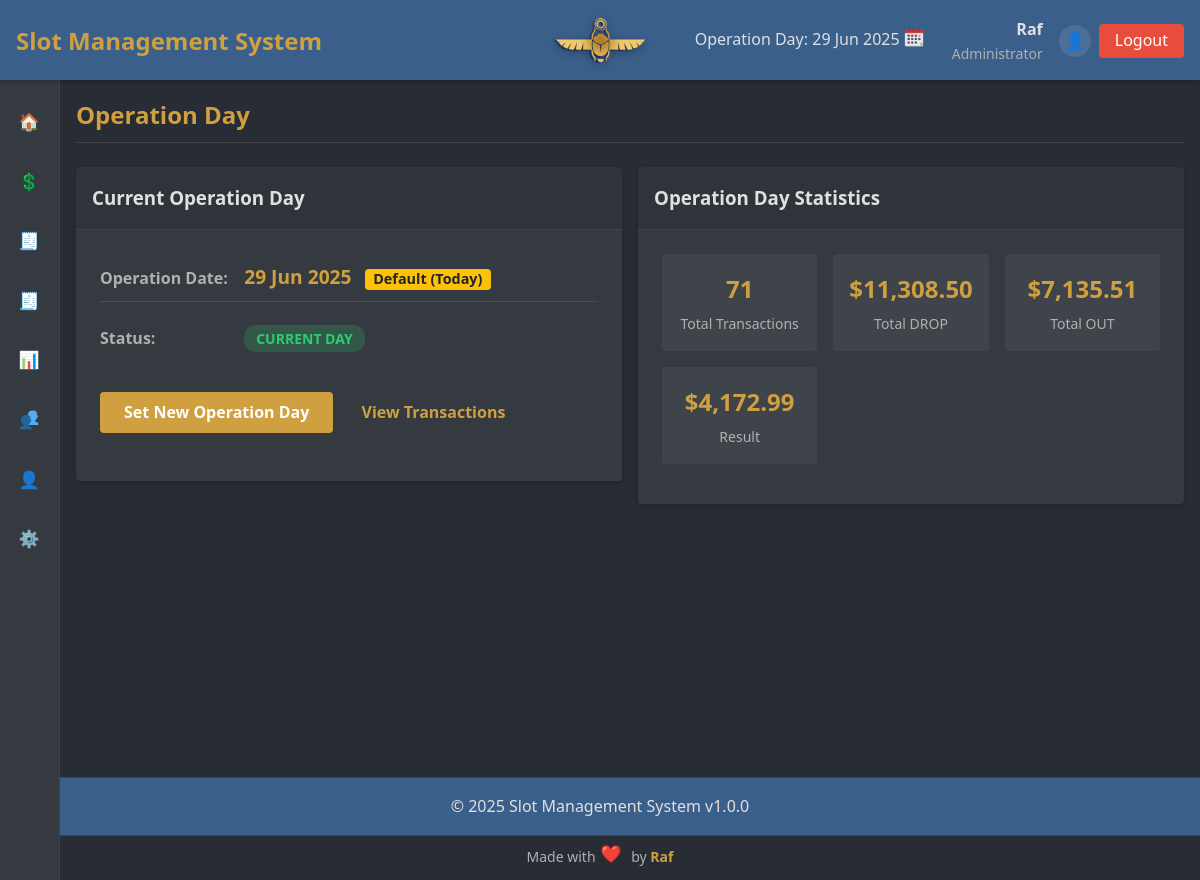
Page /index.php?page=operation_day (signed in) on the earlier database version.
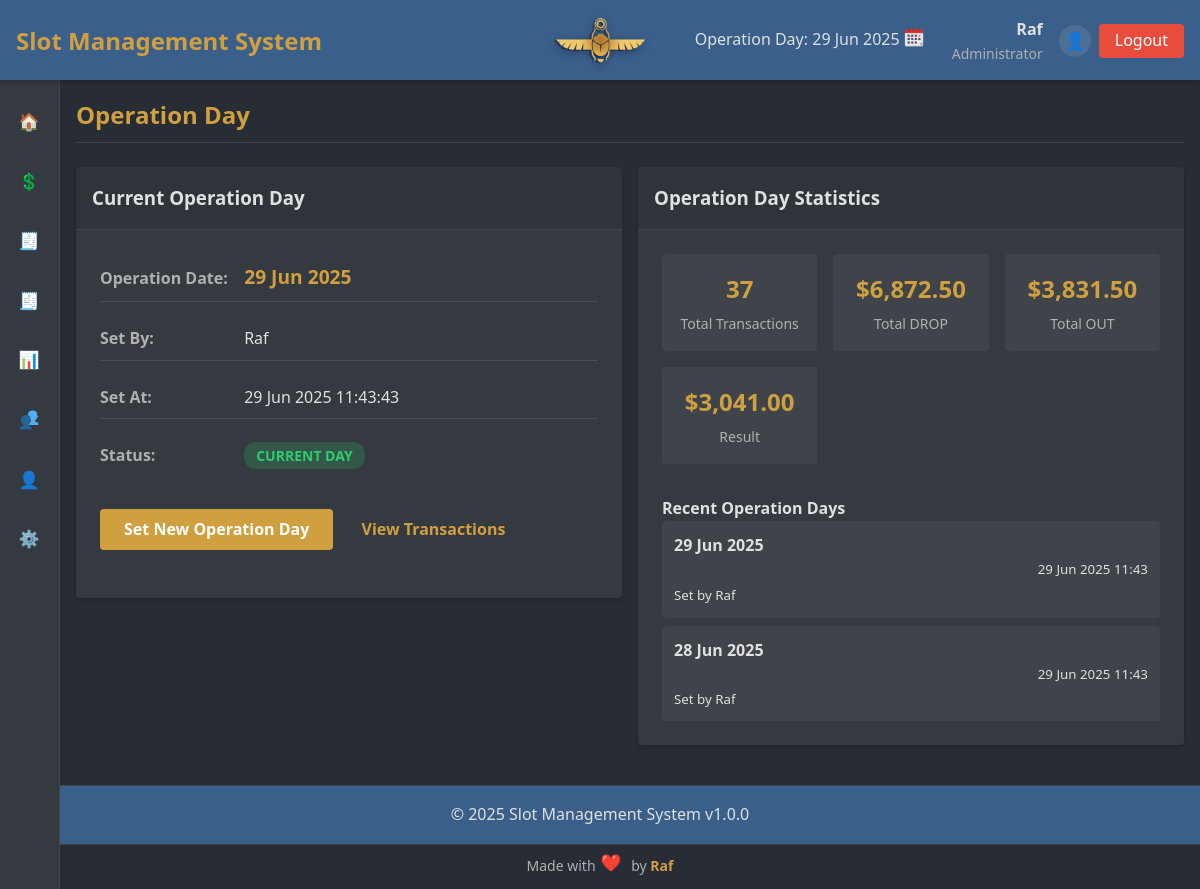
Same page on the later database version.
### tables this page shows
CREATE TABLE `operation_day` (
  `id` int NOT NULL AUTO_INCREMENT,
  `operation_date` date NOT NULL,
  `set_by_user_id` int NOT NULL,
  `set_by_username` varchar(50) NOT NULL,
  `notes` text,
  `created_at` timestamp NULL DEFAULT CURRENT_TIMESTAMP,
  PRIMARY KEY (`id`),
  KEY `set_by_user_id` (`set_by_user_id`),
  KEY `idx_operation_date` (`operation_date`),
  KEY `idx_created_at` (`created_at`)
);

### config/config.php (called while the page is built, shortened)
<?php
$app_name = 'Slot Management System';
$app_version = '1.0.0';
    ?>
    <?php
$user_roles = [
    'admin' => 'Administrator',
    'editor' => 'Editor',
    'viewer' => 'Viewer'
];
?>

### includes/functions.php (called while the page is built, shortened)
<?php
if (!function_exists('format_datetime')) {
    function format_datetime($timestamp, $format = 'd M Y H:i:s') {
        try {
            $dt = new DateTime($timestamp, new DateTimeZone('UTC'));
            $dt->setTimezone(new DateTimeZone('Africa/Cairo'));
            return $dt->format($format);
        } catch (Exception $e) {
            return 'Invalid date';
        }
    }
}
function format_currency($amount) {
    return '$' . number_format((float)$amount, 2);
}
function format_date($dateString) {
    return date('d M Y', strtotime($dateString));
}
function icon($name) {
    return ICON_PATH . '/' . $name . '.png';
}
?>

### pages/operation_day/view.php (the view, shortened to what this page needs)
<?php
try {
    $stmt = $conn->prepare("SELECT * FROM operation_day ORDER BY id DESC LIMIT 1");
    $stmt->execute();
    $current_operation_day = $stmt->fetch(PDO::FETCH_ASSOC);
    if (!$current_operation_day) {
        $operation_date = date('Y-m-d');
        $is_default = true;
    } else {
        $operation_date = $current_operation_day['operation_date'];
        $is_default = false;
    }
} catch (PDOException $e) {
    $error = "Database error: " . $e->getMessage();
    $operation_date = date('Y-m-d');
    $is_default = true;
}
try {
    $stats_stmt = $conn->prepare("
        SELECT
            COUNT(*) as total_transactions,
            SUM(CASE WHEN tt.category = 'DROP' THEN t.amount ELSE 0 END) as total_drop,
            SUM(CASE WHEN tt.category = 'OUT' THEN t.amount ELSE 0 END) as total_out
        FROM transactions t
        JOIN transaction_types tt ON t.transaction_type_id = tt.id
        WHERE DATE(t.operation_date) = ?
    ");
    $stats_stmt->execute([$operation_date]);
    $stats = $stats_stmt->fetch(PDO::FETCH_ASSOC);
} catch (PDOException $e) {
    $stats = ['total_transactions' => 0, 'total_drop' => 0, 'total_out' => 0];
}
$total_result = $stats['total_drop'] - $stats['total_out'];
?>
<div class="operation-day-view fade-in">
    <div class="row">
        <div class="col-6">
            <div class="card">
                <div class="card-header">
                    <h3>Current Operation Day</h3>
                </div>
                <div class="card-body">
                    <div class="operation-day-info">
                        <div class="detail-group">
                            <strong>Operation Date:</strong>
                            <span class="operation-date-display">
                                <?php echo format_date($operation_date); ?>
                                <?php if ($is_default): ?>
                                    <span class="badge badge-warning">Default (Today)</span>
                                <?php endif; ?>
                            </span>
                        </div>
                        <?php if (!$is_default): ?>
                            <div class="detail-group">
                                <strong>Set By:</strong>
                                <span><?php echo htmlspecialchars($current_operation_day['set_by_username'] ?? 'System'); ?></span>
                            </div>
                            <div class="detail-group">
                                <strong>Set At:</strong>
                                <span><?php echo format_datetime($current_operation_day['created_at'], 'd M Y H:i:s'); ?></span>
                            </div>
                        <?php endif; ?>
                        <div class="detail-group">
                            <strong>Status:</strong>
                            <span class="status-badge <?php echo date('Y-m-d') === $operation_date ? 'status-current' : 'status-past'; ?>">
                                <?php echo date('Y-m-d') === $operation_date ? 'Current Day' : 'Past Day'; ?>
                            </span>
                        </div>
                    </div>
                    <div class="form-group" style="margin-top: 2rem;">
                        <a href="index.php?page=operation_day&action=set" class="btn btn-primary">Set New Operation Day</a>
                        <a href="index.php?page=transactions&operation_date=<?php echo $operation_date; ?>" class="btn btn-secondary">View Transactions</a>
                    </div>
                </div>
            </div>
        </div>
        <div class="col-6">
            <div class="card">
                <div class="card-header">
                    <h3>Operation Day Statistics</h3>
                </div>
                <div class="card-body">
                    <div class="stats-grid">
                        <div class="stat-item">
                            <div class="stat-value"><?php echo number_format($stats['total_transactions']); ?></div>
                            <div class="stat-label">Total Transactions</div>
                        </div>
                        <div class="stat-item">
                            <div class="stat-value text-success"><?php echo format_currency($stats['total_drop']); ?></div>
                            <div class="stat-label">Total DROP</div>
                        </div>
                        <div class="stat-item">
                            <div class="stat-value text-danger"><?php echo format_currency($stats['total_out']); ?></div>
                            <div class="stat-label">Total OUT</div>
                        </div>
                        <div class="stat-item">
                            <div class="stat-value <?php echo $total_result >= 0 ? 'text-success' : 'text-danger'; ?>">
                                <?php echo format_currency($total_result); ?>
                            </div>
                            <div class="stat-label">Result</div>
                        </div>
                    </div>
                    <?php
                    try {
                        $recent_stmt = $conn->prepare("
                            SELECT operation_date, set_by_username, created_at
                            FROM operation_day
                            ORDER BY created_at DESC
                            LIMIT 5
                        ");
                        $recent_stmt->execute();
                        $recent_days = $recent_stmt->fetchAll(PDO::FETCH_ASSOC);
                    } catch (PDOException $e) {
                        $recent_days = [];
                    }
                    ?>
                    <?php if (!empty($recent_days)): ?>
                        <div class="recent-operation-days" style="margin-top: 2rem;">
                            <h4>Recent Operation Days</h4>
                            <div class="operation-days-list">
                                <?php foreach ($recent_days as $day): ?>
                                    <div class="operation-day-item">
                                        <div class="day-info">
                                            <strong><?php echo format_date($day['operation_date']); ?></strong>
                                            <br>
                                            <small>Set by <?php echo htmlspecialchars($day['set_by_username']); ?></small>
                                        </div>
                                        <div class="day-meta">
                                            <small><?php echo format_datetime($day['created_at'], 'd M Y H:i'); ?></small>
                                        </div>
                                    </div>
                                <?php endforeach; ?>
                            </div>
                        </div>
                    <?php endif; ?>
                </div>
            </div>
        </div>
    </div>
</div>

### includes/header.php (shortened to what this page needs)
<?php
$page = $_GET['page'] ?? 'dashboard';
try {
    $op_stmt = $conn->prepare("SELECT operation_date FROM operation_day ORDER BY id DESC LIMIT 1");
    $op_stmt->execute();
    $current_operation_day = $op_stmt->fetch(PDO::FETCH_ASSOC);
    $header_operation_date = $current_operation_day ? $current_operation_day['operation_date'] : date('Y-m-d');
} catch (PDOException $e) {
    $header_operation_date = date('Y-m-d');
}
?>
<!DOCTYPE html>
<html lang="en">
<head>
    <link rel="stylesheet" href="assets/css/styles.css">
</head>
<body>
    <div class="app-container">
        <header class="app-header">
            <div class="logo">
                <h1><?php echo $app_name; ?></h1>
			</div>
			<div class="logopic">
				<img src="<?= icon('sgc') ?>" alt="Logo" />
			</div>
			<div class="user-info">
                <div class="operation-day-display">
                    <span class="operation-day-label">Operation Day:</span>
                    <span class="operation-day-date"><?php echo format_date($header_operation_date); ?></span>
                    <?php if ($_SESSION['user_role'] === 'admin'): ?>
                        <a href="index.php?page=operation_day" class="operation-day-link" title="Manage Operation Day">
                            <span class="menu-icon"><img src="<?= icon('calendar') ?>" alt="Calendar" /></span>
                        </a>
                    <?php endif; ?>
                </div>
                <div class="user-details">
                    <span class="username"><?php echo $_SESSION['username']; ?></span>
                    <span class="role"><?php echo $user_roles[$_SESSION['user_role']]; ?></span>
                </div>
				<div class="user-actions">
                    <a href="index.php?page=profile" class="profile-btn" title="My Profile">
                        <span class="menu-icon"><img src="<?= icon('profile') ?>" alt="Profile" /></span>
                    </a>
                    <a href="logout.php" class="logout-btn">Logout</a>
                </div>
            </div>
        </header>
        <div class="main-container">
            <aside class="sidebar" id="sidebar">
    <nav class="main-nav">
        <ul>
            <li><a href="index.php?page=dashboard" class="<?= $page == 'dashboard' ? 'active' : '' ?>">
                <span class="menu-icon"><img src="<?= icon('home') ?>" alt="Dashboard" /></span>
            </a></li>
            <li><a href="index.php?page=transactions" class="<?= $page == 'transactions' ? 'active' : '' ?>">
                <span class="menu-icon"><img src="<?= icon('dollar-sign') ?>" alt="transactions" /></span>
            </a></li>
            <li><a href="index.php?page=general_report" class="<?= $page == 'general_report' ? 'active' : '' ?>">
                <span class="menu-icon"><img src="<?= icon('report') ?>" alt="general_report" /></span>
            </a></li>
            <li><a href="index.php?page=reports" class="<?= $page == 'reports' ? 'active' : '' ?>">
                <span class="menu-icon"><img src="<?= icon('report') ?>" alt="reports" /></span>
            </a></li>
			<li><a href="index.php?page=custom_report" class="<?= $page == 'custom_report' ? 'active' : '' ?>">
                <span class="menu-icon"><img src="<?= icon('report-chart') ?>" alt="custom_report" /></span>
            </a></li>
            <li><a href="index.php?page=guest_tracking" class="<?= $page == 'guest_tracking' ? 'active' : '' ?>">
                <span class="menu-icon"><img src="<?= icon('users') ?>" alt="guest_tracking" /></span>
            </a></li>
            <li><a href="index.php?page=profile" class="<?= $page == 'profile' ? 'active' : '' ?>">
                <span class="menu-icon"><img src="<?= icon('profile') ?>" alt="profile" /></span>
            </a></li>
            <?php if ($_SESSION['user_role'] == 'admin'): ?>
			<li class="settings-menu <?= in_array($page, ['machines', 'brands', 'machine_types', 'machine_groups', 'users', 'operation_day']) ? 'open active' : '' ?>">
                <a href="#" class="settings-toggle">
                    <span class="menu-icon"><img src="<?= icon('settings') ?>" alt="Settings" /></span>
                </a>
            </li>
            <?php endif; ?>
        </ul>
    </nav>
</aside>
            <main class="content">
                <div class="page-header">
                    <h2><?php echo ucfirst($page == 'custom_report' ? 'Custom Report' : ($page == 'general_report' ? 'General Report' : ($page == 'guest_tracking' ? 'Guest Tracking' : ($page == 'operation_day' ? 'Operation Day' : $page)))); ?></h2>
                </div>
                <div class="page-content">

### index.php (shortened to what this page needs)
<?php
require_once 'config/config.php';
require_once 'includes/functions.php';
include 'includes/header.php';
$page = isset($_GET['page']) ? $_GET['page'] : 'dashboard';
$allowed = true;
if ($allowed) {
    $file_path = 'pages/' . $page . '.php';
    if (file_exists($file_path)) {
        include $file_path;
    } else {
        include 'pages/404.php';
    }
} else {
    include 'pages/access_denied.php';
}
include 'includes/footer.php';
?>

### pages/operation_day.php (shortened to what this page needs)
<?php
$action = isset($_GET['action']) ? $_GET['action'] : 'view';
switch ($action) {
    case 'view':
    default:
        include 'operation_day/view.php';
        break;
}
?>

### includes/footer.php (shortened to what this page needs)
</div>
            </main>
        </div>
        <footer class="app-footer">
            <div class="footer-content">
                <p>&copy; <?php echo date('Y'); ?> <?php echo $app_name; ?> v<?php echo $app_version; ?></p>
            </div>
        </footer>
        <div class="footer-credit">
            <p>Made with <span class="menu-icon heart"><img src="<?= icon('heart') ?>" alt="heart" /></span>by <strong>Raf</strong></p>
        </div>
    </div>
</body>
</html>

### pages/operation_day/view.php (style rules this page uses)
.operation-date-display { font-size: 1.2em; font-weight: bold; color: var(--secondary-color); }
.status-badge { padding: 0.25rem 0.75rem; border-radius: 12px; font-size: 0.875rem; font-weight: bold; text-transform: uppercase; }
.status-current { background-color: rgba(46, 204, 113, 0.2); color: var(--success-color); }
.operation-days-list { max-height: 200px; overflow-y: auto; }
.operation-day-item { display: flex; justify-content: space-between; align-items: center; padding: 0.75rem; margin-bottom: 0.5rem; background-color: rgba(255, 255, 255, 0.05); border-radius: var(--border-radius); transition: background-color var(--transition-speed); }
.day-info { display: flex; flex-direction: column; }
.day-meta { display: flex; flex-direction: column; align-items: flex-end; }
.badge { display: inline-block; padding: 0.25em 0.6em; font-size: 0.75em; font-weight: 700; line-height: 1; text-align: center; white-space: nowrap; vertical-align: baseline; border-radius: 0.25rem; margin-left: 0.5rem; }
.badge-warning { color: #212529; background-color: #ffc107; }

Differences in the rows shown:
added operation_day: operation_date "29 Jun 2025", set_by_username "Raf", created_at "29 Jun 2025 11:43:43", created_at "29 Jun 2025 11:43"
added operation_day: operation_date "28 Jun 2025", set_by_username "Raf", created_at "29 Jun 2025 11:43"
Other differences:
$stats['total_transactions']: "71" → "37"
format_currency($stats['total_drop']): "$11,308.50" → "$6,872.50"
format_currency($stats['total_out']): "$7,135.51" → "$3,831.50"
format_currency($total_result): "$4,172.99" → "$3,041.00"
format_date($operation_date): "29 Jun 2025" → (not shown)
text no longer shown: "Default (Today)"
text now shown: "Set By: Set At: Recent Operation Days"
